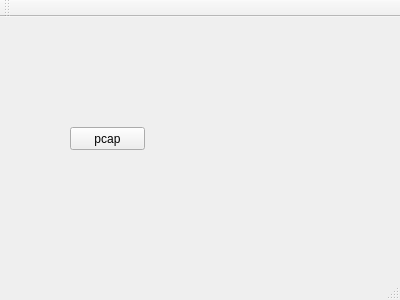
<?xml version="1.0" encoding="UTF-8"?>
<ui version="4.0">
 <class>MainWindow</class>
 <widget class="QMainWindow" name="MainWindow">
  <property name="geometry">
   <rect>
    <x>0</x>
    <y>0</y>
    <width>400</width>
    <height>300</height>
   </rect>
  </property>
  <property name="windowTitle">
   <string>MainWindow</string>
  </property>
  <widget class="QWidget" name="centralWidget">
   <widget class="QPushButton" name="pushButton">
    <property name="geometry">
     <rect>
      <x>70</x>
      <y>110</y>
      <width>75</width>
      <height>23</height>
     </rect>
    </property>
    <property name="text">
     <string>pcap</string>
    </property>
   </widget>
  </widget>
  <widget class="QMenuBar" name="menuBar">
   <property name="geometry">
    <rect>
     <x>0</x>
     <y>0</y>
     <width>400</width>
     <height>21</height>
    </rect>
   </property>
  </widget>
  <widget class="QToolBar" name="mainToolBar">
   <attribute name="toolBarArea">
    <enum>TopToolBarArea</enum>
   </attribute>
   <attribute name="toolBarBreak">
    <bool>false</bool>
   </attribute>
  </widget>
  <widget class="QStatusBar" name="statusBar"/>
 </widget>
 <layoutdefault spacing="6" margin="11"/>
 <resources/>
 <connections/>
</ui>
